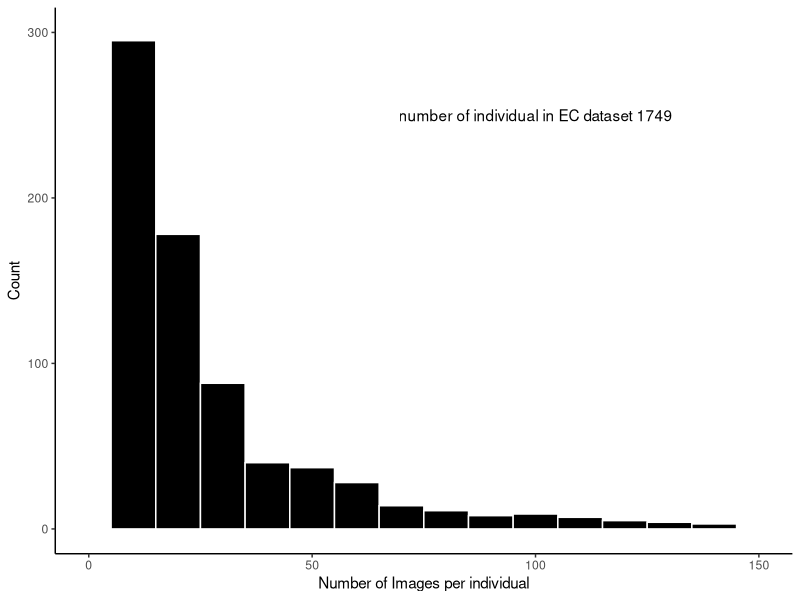
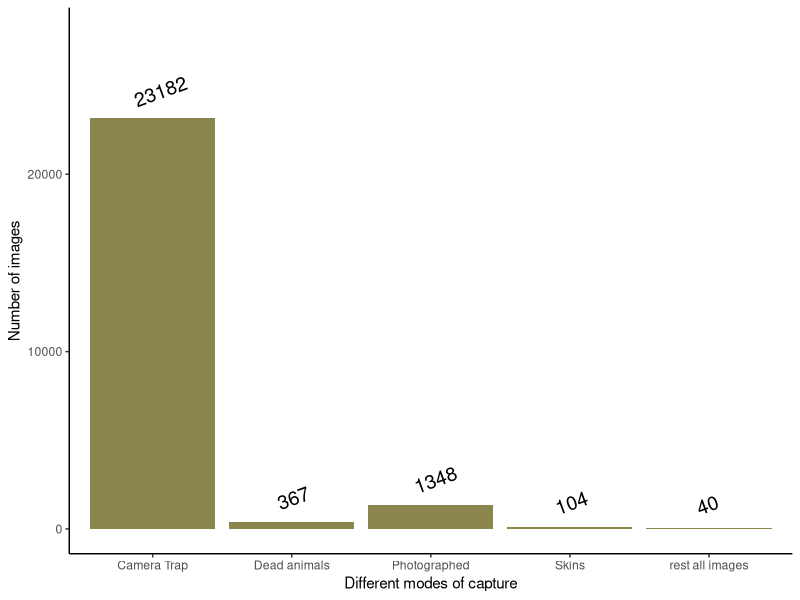
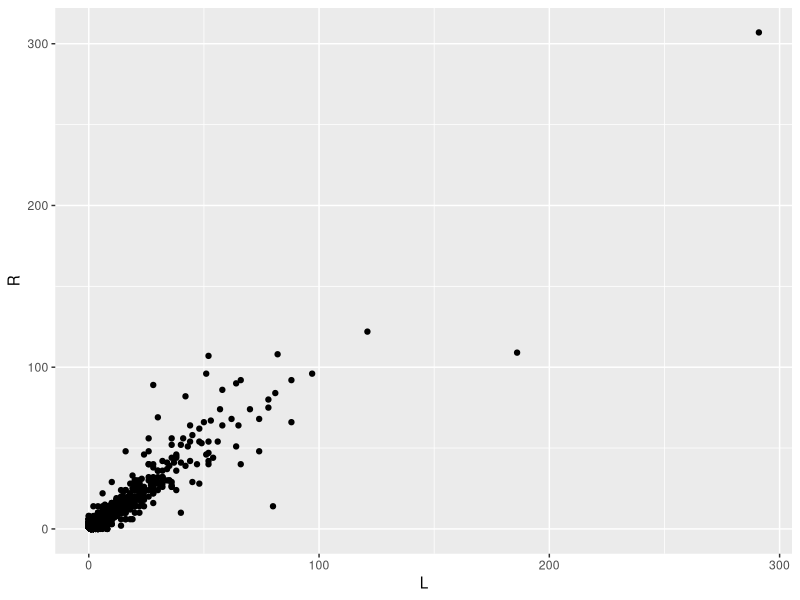

Write R code to recreate these figures, in order.
## ---- chunk 1
animal_data<-read.csv("Animal_cature_details.csv",header = T)
require(dplyr)
## ---- chunk 2
library(ggplot2)
img_per_ind<-group_by(animal_data,id)%>%
  summarise(number_of_image=n())%>%
  as.data.frame()
plot_hist<-ggplot(img_per_ind,aes(number_of_image))
plot_hist+geom_histogram(binwidth =10,color="white",fill="black")+ theme_classic()+labs(x="Number of Images per individual",y="Count")+xlim(c(0,150))+ylim(c(0,300))+annotate(geom = "text",x=100,y=250,
                                                                                                                                                                              label=paste("number of individual in EC dataset",nrow(img_per_ind),sep = " "))
x<-quantile(img_per_ind$number_of_image)
quant<-data.frame(quantile=names(x),value=unname(x))

## ---- chunk 3
knitr::kable(quant,align = 'l')
## ---- chunk 4
capture_mode_cat<-c("Camera Trap","Dead animals","Photographed","Skins","rest all images")
capture_mode_cat<-ordered(capture_mode_cat,levels=capture_mode_cat)
number_of_images<-rep(NA,length(capture_mode_cat))
#camera trap images
number_of_images[1]<-nrow(subset(animal_data,animal_data$CPMD=="CT"))
#dead
number_of_images[2]<-nrow(subset(animal_data,animal_data$CPMD=="DE"))
#photograph
number_of_images[3]<-nrow(subset(animal_data,animal_data$CPMD=="PH"))
#skin
number_of_images[4]<-nrow(subset(animal_data,animal_data$CPMD=="PE"))
#result all
number_of_images[5]<-nrow(animal_data)-sum(number_of_images[1:4]) 
CPMD<-data.frame(mode_of_cap=capture_mode_cat,value=(number_of_images))
cmpd_plot<-ggplot(data = CPMD,aes(y=value,x=mode_of_cap))
cmpd_plot+geom_bar(stat="identity",fill="khaki4")+geom_text(aes(label=value),hjust=0.2,vjust=-1,size=5,position = position_dodge(0.9),angle=20)+
  ylim(c(0,28000))+labs(x="Different modes of capture",y="Number of images")+theme_classic()
## ---- chunk 5
animal_data$side[grep("L",animal_data$side)]<-"L"
animal_data$side[grep("R",animal_data$side)]<-"R"
animal_data<-subset(animal_data,is.na(match(animal_data$CPMD,c("CT","PH")))==F)
animal_data<-animal_data[is.na(animal_data$side)==F,]
flanks<-group_by(animal_data,id,side)%>%summarise(number=n())%>%as.data.frame()

library(tidyr)
flank_plot<-spread(data = flanks,key = "side",value = "number",fill = 0)
spread_plot<-ggplot(data =  flank_plot,aes(x=L,y=R))
spread_plot+geom_point()
